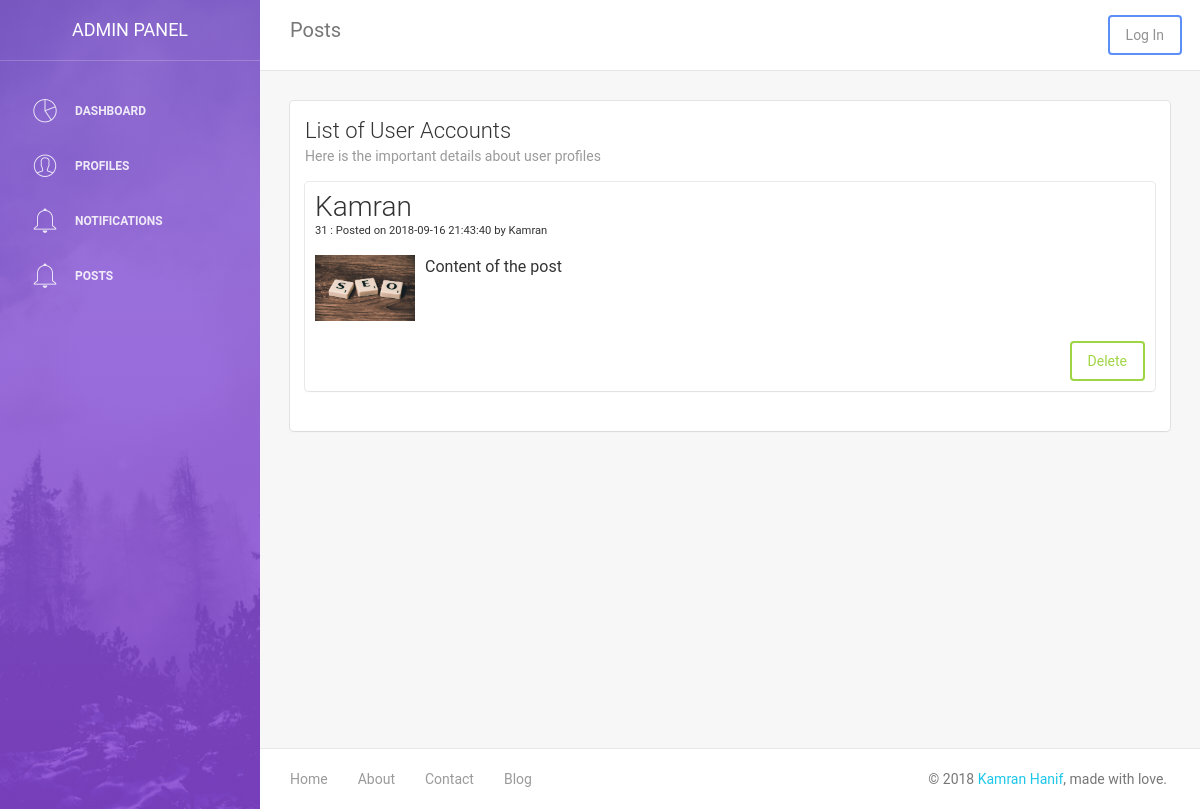
/Posts.php, run on the app's committed database.
### tables this page shows
CREATE TABLE IF NOT EXISTS `posts` (
  `post_id` int(11) NOT NULL AUTO_INCREMENT,
  `title` varchar(255) DEFAULT NULL,
  `content` varchar(255) DEFAULT NULL,
  `image` varchar(255) DEFAULT 'postImg/postdefault.jpg',
  `tag` varchar(255) DEFAULT NULL,
  `category` varchar(255) DEFAULT NULL,
  `publishDate` datetime DEFAULT CURRENT_TIMESTAMP,
  `user_id` int(11) DEFAULT NULL,
  PRIMARY KEY (`post_id`),
  KEY `user_id` (`user_id`)
);

CREATE TABLE IF NOT EXISTS `users` (
  `id` int(11) NOT NULL AUTO_INCREMENT,
  `firstName` varchar(255) DEFAULT NULL,
  `lastName` varchar(255) DEFAULT NULL,
  `jobTitle` varchar(255) DEFAULT NULL,
  `userName` varchar(255) DEFAULT NULL,
  `email` varchar(255) DEFAULT NULL,
  `userStatus` tinyint(1) DEFAULT NULL,
  `profilePic` varchar(255) DEFAULT '"uploads/profiledefault.png"',
  `user_password` varchar(255) DEFAULT NULL,
  PRIMARY KEY (`id`)
);

### Posts.php (the view, shortened to what this page needs)
<?php
include_once 'includes/dbh.inc.php';
?>
<!doctype html>
<html lang="en">
<head>
    <link href="assets/css/bootstrap.min.css" rel="stylesheet" />
    <link href="assets/css/animate.min.css" rel="stylesheet"/>
    <link href="assets/css/light-bootstrap-dashboard.css?v=1.4.0" rel="stylesheet"/>
    <link href="assets/css/demo.css" rel="stylesheet" />
    <link href="assets/css/pe-icon-7-stroke.css" rel="stylesheet" />
</head>
<body>
<div class="wrapper">
    <div class="sidebar" data-color="purple" data-image="assets/img/sidebar-5.jpg">
    <div class="sidebar-wrapper">
        <?php $activePage = basename($_SERVER['PHP_SELF'], ".php"); include 'includes/sidebar.php'; ?>
    </div>
    </div>
    <div class="main-panel">
        <div class="header">
            <?php $x = basename(__FILE__, '.php'); include 'includes/header.php'; ?>
        </div>
        <div class="content">
            <div class="container-fluid">
                <div class="row">
                    <div class="col-md-12">
                        <div class="card">
                            <div class="header">
                                <h4 class="title">List of User Accounts</h4>
                                <p class="category">Here is the important details about user profiles</p>
                            </div>
                            <div class="content">
<?php
$sql = "SELECT * FROM posts INNER JOIN users ON posts.user_id=users.id";
                    $result = mysqli_query($conn, $sql);
                    if (mysqli_num_rows($result) > 0) {
                    while ($row = mysqli_fetch_assoc($result)) {
                        $postPic = $row["image"];
                        $accid = $row["post_id"];
                      echo '
                    <div class="card my-4">
                      <div class="card-body" style="padding: 10px;">
                        <h3 >', $row["title"], '</h3>
                        <p style="font-size: 80%">
                         ',$row["id"],' : Posted on ', $row["publishDate"],' by ', $row["firstName"], '
                        </p>
                        <div class="media">
                          <div class="media-left">
                            <img src="', $postPic, '" class="media-object mr-3" style="width:100px">
                          </div>
                          <div class="media-body">
                            <p>', $row["content"], '</p>
                          </div>
                        </div>
                        <form action="includes/postDelete.inc.php" method="POST">
                        <input name="account_id" value="',$accid,'" type="hidden" class="form-control">
                        <button style="margin-top:20px;" name="deleteBtn" class="btn btn-success pull-right" >Delete</button>
                        <div class="clearfix"></div>
                        </form>
                      </div>
                    </div>
                      ';
                        }
                    }
  ?>
                            </div>
                        </div>
                    </div>
                </div>
            </div>
        </div>
       <div class="footer">
        <?php include 'includes/footer.php'; ?>
       </div>
    </div>
</div>
</body>
</html>

### includes/sidebar.php (shortened to what this page needs)
<?php
echo " <div class='sidebar' data-color='purple' data-image='assets/img/sidebar-5.jpg'>
<!--
    Tip 1: you can change the color of the sidebar using: data-color='blue | azure | green | orange | red | purple'
    Tip 2: you can also add an image using data-image tag
-->
    <div class='sidebar-wrapper'>
        <div class='logo'>
            <a href='#' class='simple-text'>
                Admin Panel
            </a>
        </div>
        <ul class='nav'>
            <li class='";  if ($activePage == 'dashboard') {echo 'active';} else {echo '';}; echo "'>
                <a href='dashboard.php'>
                    <i class='pe-7s-graph'></i>
                    <p>Dashboard</p>
                </a>
            </li>
            <li class='";  if ($activePage == 'profiles') {echo 'active';} else {echo '';}; echo "'>
                <a href='profiles.php'>
                    <i class='pe-7s-user'></i>
                    <p>Profiles</p>
                </a>
            </li>
            <li class='";  if ($activePage == 'notifications') {echo 'active';} else {echo '';}; echo "'>
                <a href='notifications.php'>
                    <i class='pe-7s-bell'></i>
                    <p>Notifications</p>
                </a>
            </li>
            <li class='";  if ($activePage == 'posts') {echo 'active';} else {echo '';}; echo "'>
                <a href='posts.php'>
                    <i class='pe-7s-bell'></i>
                    <p>Posts</p>
                </a>
            </li>
        </ul>
    </div>
</div> ";
?>

### includes/header.php (shortened to what this page needs)
<nav class="navbar navbar-default navbar-fixed">
            <div class="container-fluid">
                <div class="navbar-header">
                    <?php
                    echo '<a class="navbar-brand" href="#">'. $x . '</a>'?>
                </div>
                <div class="collapse navbar-collapse">
                    <ul class="nav navbar-nav navbar-right">
                        <li>
                            <?php
                            if (isset($_SESSION['au_id'])) {
                                echo '<form action="includes/adminlogout.inc.php" method="POST">';
                                 echo '<button name="a-logout" type="submit" class="btn btn-danger">Log Out</button>
                            </form>';
                            }
                             else {
                                echo ' <a class="btn btn-primary" href="signin/adminlogin.php">Log In</a>';
                            }
                           ?>
                        </li>
                    </ul>
                </div>
            </div>
        </nav>

### includes/footer.php
<?php
echo '
<footer class="footer">
<div class="container-fluid">
    <nav class="pull-left">
        <ul>
            <li>
                <a href="#">
                    Home
                </a>
            </li>
            <li>
                <a href="#">
                    About
                </a>
            </li>
            <li>
                <a href="#">
                    Contact
                </a>
            </li>
            <li>
                <a href="#">
                   Blog
                </a>
            </li>
        </ul>
    </nav>
    <p class="copyright pull-right">
        &copy; <script>document.write(new Date().getFullYear())</script> <a href="#">Kamran Hanif</a>, made with love.
    </p>
</div>
</footer>
'
?>

### Posts.php (style rules this page uses)
*, h3 { margin: 0; padding: 0; border: 0; }

### data on the page
posts: title "Kamran", user "31", publishDate "2018-09-16 21:43:40", user.firstName "Kamran", image (picture), content "Content of the post"

### other printed values
$x "Posts"
